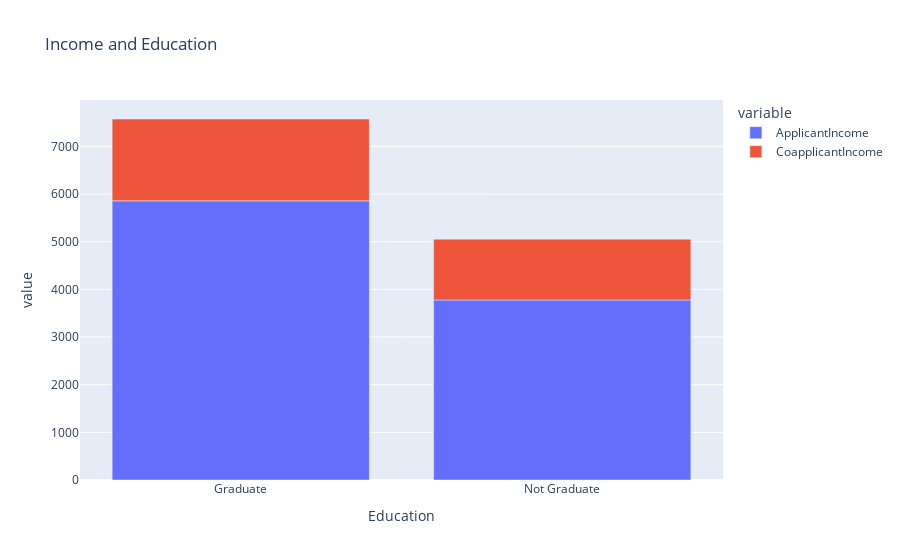

The cell this chart's notebook holds for it:
### Markdown cell above
### Categorical variable analysis

Try to understand categorical variables in more details using `pandas.DataFrame.pivot_table` and some visualizations.

### Code cell
education_income = pd.pivot_table(df, index=['Education'], fill_value=0)
fig = px.bar(education_income, y=['ApplicantIncome', 'CoapplicantIncome'],
title='Income and Education')
fig.show()

### Figure 1 — Plotly figure (JSON) as saved in the notebook; plotly's stock layout.template omitted (floating-point values rounded to 4 significant figures)
{"data": [{"alignmentgroup": "True", "hovertemplate": "variable=ApplicantIncome<br>Education=%{x}<br>value=%{y}<extra></extra>", "legendgroup": "ApplicantIncome", "marker": {"color": "#636efa", "pattern": {"shape": ""}}, "name": "ApplicantIncome", "offsetgroup": "ApplicantIncome", "orientation": "v", "showlegend": true, "textposition": "auto", "type": "bar", "x": ["Graduate", "Not Graduate"], "xaxis": "x", "y": [5857.0, 3777.0], "yaxis": "y"}, {"alignmentgroup": "True", "hovertemplate": "variable=CoapplicantIncome<br>Education=%{x}<br>value=%{y}<extra></extra>", "legendgroup": "CoapplicantIncome", "marker": {"color": "#EF553B", "pattern": {"shape": ""}}, "name": "CoapplicantIncome", "offsetgroup": "CoapplicantIncome", "orientation": "v", "showlegend": true, "textposition": "auto", "type": "bar", "x": ["Graduate", "Not Graduate"], "xaxis": "x", "y": [1717.0, 1277.0], "yaxis": "y"}], "layout": {"barmode": "relative", "legend": {"title": {"text": "variable"}, "tracegroupgap": 0}, "title": {"text": "Income and Education"}, "xaxis": {"anchor": "y", "domain": [0, 1], "title": {"text": "Education"}}, "yaxis": {"anchor": "x", "domain": [0, 1], "title": {"text": "value"}}}}
